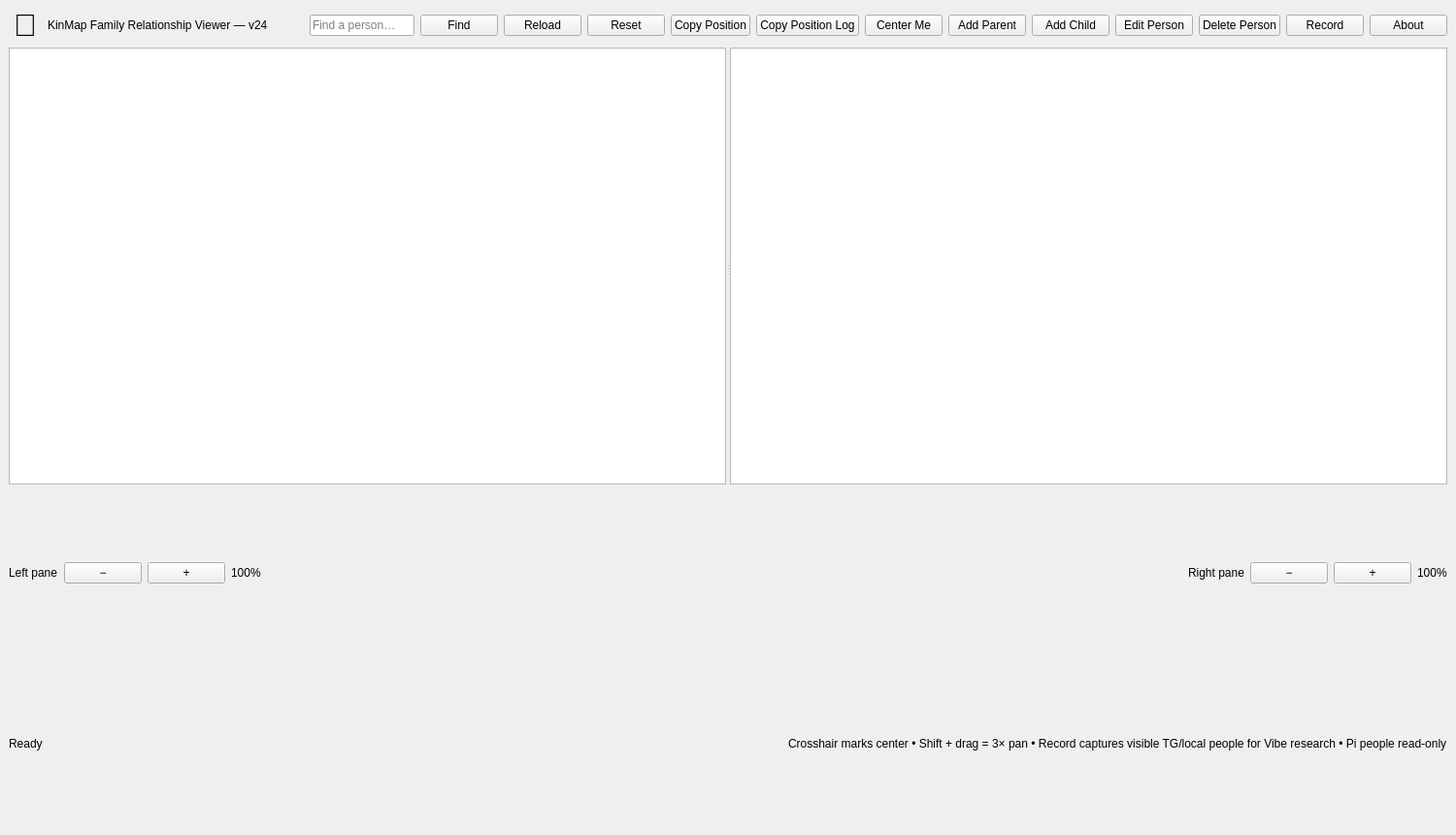
<?xml version="1.0" encoding="UTF-8"?>
<ui version="4.0">
 <class>MainWindow</class>
 <widget class="QMainWindow" name="MainWindow">
  <property name="geometry"><rect><x>0</x><y>0</y><width>1500</width><height>860</height></rect></property>
  <property name="windowTitle"><string>KinMap</string></property>
  <widget class="QWidget" name="centralwidget">
   <layout class="QVBoxLayout" name="verticalLayout">
    <item>
     <layout class="QHBoxLayout" name="topLayout">
      <item>
       <widget class="QLabel" name="updatePalmLabel">
        <property name="minimumSize"><size><width>34</width><height>34</height></size></property>
        <property name="toolTip"><string>KinMap v24 update marker — palm tree</string></property>
        <property name="styleSheet"><string notr="true">font-size: 24pt; font-weight: 700;</string></property>
        <property name="text"><string>🌴</string></property>
        <property name="alignment"><set>Qt::AlignmentFlag::AlignCenter</set></property>
       </widget>
      </item>
      <item><widget class="QLabel" name="titleLabel"><property name="text"><string>KinMap Family Relationship Viewer — v24</string></property></widget></item>
      <item><spacer name="horizontalSpacer"><property name="orientation"><enum>Qt::Orientation::Horizontal</enum></property><property name="sizeHint" stdset="0"><size><width>20</width><height>20</height></size></property></spacer></item>
      <item><widget class="QLineEdit" name="searchEdit"><property name="placeholderText"><string>Find a person…</string></property></widget></item>
      <item><widget class="QPushButton" name="searchButton"><property name="text"><string>Find</string></property></widget></item>
      <item><widget class="QPushButton" name="reloadButton"><property name="text"><string>Reload</string></property></widget></item>
      <item><widget class="QPushButton" name="resetButton"><property name="text"><string>Reset</string></property><property name="toolTip"><string>Reset both panes to the default centered position: 13% left and 32% right</string></property></widget></item>
      <item><widget class="QPushButton" name="copyPositionButton"><property name="text"><string>Copy Position</string></property><property name="toolTip"><string>Add the current left/right pane positions and zooms to the in-memory position log</string></property></widget></item>
      <item><widget class="QPushButton" name="copyPositionLogButton"><property name="text"><string>Copy Position Log</string></property><property name="toolTip"><string>Copy all recorded pane positions as JSON</string></property></widget></item>
      <item><widget class="QPushButton" name="centerMeButton"><property name="text"><string>Center Me</string></property><property name="toolTip"><string>Center Me in the left pane. The right pane follows to the same tree coordinates.</string></property></widget></item>
      <item><widget class="QPushButton" name="addParentButton"><property name="text"><string>Add Parent</string></property><property name="toolTip"><string>Select a person card, then add an existing or new parent. Saved persistently.</string></property></widget></item>
      <item><widget class="QPushButton" name="addChildButton"><property name="text"><string>Add Child</string></property><property name="toolTip"><string>Select a person card, then add an existing or new child. Saved persistently.</string></property></widget></item>
      <item><widget class="QPushButton" name="editPersonButton"><property name="text"><string>Edit Person</string></property><property name="toolTip"><string>Edit birth/death fields for a locally-added person. Pi JSON people are read-only.</string></property></widget></item>
      <item><widget class="QPushButton" name="deletePersonButton"><property name="text"><string>Delete Person</string></property><property name="toolTip"><string>Delete a locally-added person. Their TG09 identifier is permanently retired.</string></property></widget></item>
      <item><widget class="QPushButton" name="recordButton"><property name="text"><string>Record</string></property><property name="toolTip"><string>Record the people currently visible in the KinMap panes for a Vibe genealogy-research session.</string></property></widget></item>
      <item><widget class="QPushButton" name="aboutButton"><property name="text"><string>About</string></property></widget></item>
     </layout>
    </item>
    <item>
     <widget class="QSplitter" name="viewSplitter">
      <property name="orientation"><enum>Qt::Orientation::Horizontal</enum></property>
      <widget class="QGraphicsView" name="leftView"><property name="minimumSize"><size><width>350</width><height>450</height></size></property></widget>
      <widget class="QGraphicsView" name="rightView"><property name="minimumSize"><size><width>350</width><height>450</height></size></property></widget>
     </widget>
    </item>
    <item>
     <layout class="QHBoxLayout" name="viewControlLayout">
      <item><widget class="QLabel" name="leftPaneLabel"><property name="text"><string>Left pane</string></property></widget></item>
      <item><widget class="QPushButton" name="leftZoomOutButton"><property name="text"><string>−</string></property><property name="toolTip"><string>Zoom left pane out</string></property></widget></item>
      <item><widget class="QPushButton" name="leftZoomInButton"><property name="text"><string>+</string></property><property name="toolTip"><string>Zoom left pane in</string></property></widget></item>
      <item><widget class="QLabel" name="leftZoomLabel"><property name="text"><string>100%</string></property></widget></item>
      <item><spacer name="middleSpacer"><property name="orientation"><enum>Qt::Orientation::Horizontal</enum></property><property name="sizeHint" stdset="0"><size><width>40</width><height>20</height></size></property></spacer></item>
      <item><widget class="QLabel" name="rightPaneLabel"><property name="text"><string>Right pane</string></property></widget></item>
      <item><widget class="QPushButton" name="rightZoomOutButton"><property name="text"><string>−</string></property><property name="toolTip"><string>Zoom right pane out</string></property></widget></item>
      <item><widget class="QPushButton" name="rightZoomInButton"><property name="text"><string>+</string></property><property name="toolTip"><string>Zoom right pane in</string></property></widget></item>
      <item><widget class="QLabel" name="rightZoomLabel"><property name="text"><string>100%</string></property></widget></item>
     </layout>
    </item>
    <item>
     <layout class="QHBoxLayout" name="bottomLayout">
      <item><widget class="QLabel" name="statusLabel"><property name="text"><string>Ready</string></property></widget></item>
      <item><spacer name="bottomSpacer"><property name="orientation"><enum>Qt::Orientation::Horizontal</enum></property><property name="sizeHint" stdset="0"><size><width>40</width><height>20</height></size></property></spacer></item>
      <item><widget class="QLabel" name="dragHintLabel"><property name="text"><string>Crosshair marks center • Shift + drag = 3× pan • Record captures visible TG/local people for Vibe research • Pi people read-only</string></property></widget></item>
     </layout>
    </item>
   </layout>
  </widget>
 </widget>
 <resources/>
 <connections/>
</ui>
